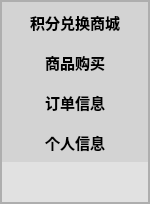
           <widget class="QFrame" name="frame_8">
            <property name="minimumSize">
             <size>
              <width>150</width>
              <height>0</height>
             </size>
            </property>
            <property name="maximumSize">
             <size>
              <width>150</width>
              <height>16777215</height>
             </size>
            </property>
            <property name="styleSheet">
             <string notr="true">color: rgb(245, 245, 247);
background-color: rgb(225, 225, 225);</string>
            </property>
            <property name="frameShape">
             <enum>QFrame::StyledPanel</enum>
            </property>
            <property name="frameShadow">
             <enum>QFrame::Raised</enum>
            </property>
            <layout class="QVBoxLayout" name="verticalLayout_4">
             <property name="spacing">
              <number>0</number>
             </property>
             <property name="leftMargin">
              <number>0</number>
             </property>
             <property name="topMargin">
              <number>0</number>
             </property>
             <property name="rightMargin">
              <number>0</number>
             </property>
             <property name="bottomMargin">
              <number>0</number>
             </property>
             <item>
              <widget class="QFrame" name="frame_10">
               <property name="minimumSize">
                <size>
                 <width>100</width>
                 <height>200</height>
                </size>
               </property>
               <property name="styleSheet">
                <string notr="true">QPushButton {
        background-color: lightgray;
    }
    QPushButton:pressed {
        background-color: darkgray;
    }</string>
               </property>
               <property name="frameShape">
                <enum>QFrame::StyledPanel</enum>
               </property>
               <property name="frameShadow">
                <enum>QFrame::Raised</enum>
               </property>
               <layout class="QVBoxLayout" name="verticalLayout_7">
                <property name="spacing">
                 <number>0</number>
                </property>
                <property name="leftMargin">
                 <number>0</number>
                </property>
                <property name="topMargin">
                 <number>0</number>
                </property>
                <property name="rightMargin">
                 <number>0</number>
                </property>
                <property name="bottomMargin">
                 <number>0</number>
                </property>
                <item>
                 <widget class="QPushButton" name="button_swappig">
                  <property name="minimumSize">
                   <size>
                    <width>0</width>
                    <height>40</height>
                   </size>
                  </property>
                  <property name="font">
                   <font>
                    <pointsize>11</pointsize>
                    <weight>75</weight>
                    <bold>true</bold>
                   </font>
                  </property>
                  <property name="styleSheet">
                   <string notr="true">border:none;
color: rgb(0, 0, 0);</string>
                  </property>
                  <property name="text">
                   <string>积分兑换商城</string>
                  </property>
                 </widget>
                </item>
                <item>
                 <widget class="QPushButton" name="button_shopping">
                  <property name="minimumSize">
                   <size>
                    <width>0</width>
                    <height>40</height>
                   </size>
                  </property>
                  <property name="font">
                   <font>
                    <pointsize>11</pointsize>
                    <weight>75</weight>
                    <bold>true</bold>
                   </font>
                  </property>
                  <property name="styleSheet">
                   <string notr="true">border:none;
color: rgb(0, 0, 0);</string>
                  </property>
                  <property name="text">
                   <string>商品购买</string>
                  </property>
                  <property name="icon">
                   <iconset>
                    <normaloff>../icon/购物车.png</normaloff>../icon/购物车.png</iconset>
                  </property>
                  <property name="iconSize">
                   <size>
                    <width>16</width>
                    <height>16</height>
                   </size>
                  </property>
                 </widget>
                </item>
                <item>
                 <widget class="QPushButton" name="button_dingdan">
                  <property name="minimumSize">
                   <size>
                    <width>0</width>
                    <height>40</height>
                   </size>
                  </property>
                  <property name="font">
                   <font>
                    <pointsize>11</pointsize>
                    <weight>75</weight>
                    <bold>true</bold>
                   </font>
                  </property>
                  <property name="styleSheet">
                   <string notr="true">border:none;
color: rgb(0, 0, 0);</string>
                  </property>
                  <property name="text">
                   <string>订单信息</string>
                  </property>
                  <property name="icon">
                   <iconset>
                    <normaloff>../icon/3.1订单.png</normaloff>../icon/3.1订单.png</iconset>
                  </property>
                 </widget>
                </item>
                <item>
                 <widget class="QPushButton" name="button_mine">
                  <property name="sizePolicy">
                   <sizepolicy hsizetype="Minimum" vsizetype="Fixed">
                    <horstretch>0</horstretch>
                    <verstretch>0</verstretch>
                   </sizepolicy>
                  </property>
                  <property name="minimumSize">
                   <size>
                    <width>0</width>
                    <height>40</height>
                   </size>
                  </property>
                  <property name="font">
                   <font>
                    <pointsize>11</pointsize>
                    <weight>75</weight>
                    <bold>true</bold>
                   </font>
                  </property>
                  <property name="styleSheet">
                   <string notr="true">border:none;
color: rgb(0, 0, 0);</string>
                  </property>
                  <property name="text">
                   <string>个人信息</string>
                  </property>
                  <property name="icon">
                   <iconset>
                    <normaloff>:/icon/icon/user-ring-block.png</normaloff>:/icon/icon/user-ring-block.png</iconset>
                  </property>
                  <property name="iconSize">
                   <size>
                    <width>20</width>
                    <height>20</height>
                   </size>
                  </property>
                 </widget>
                </item>
                <item>
                 <spacer name="verticalSpacer_2">
                  <property name="orientation">
                   <enum>Qt::Vertical</enum>
                  </property>
                  <property name="sizeHint" stdset="0">
                   <size>
                    <width>20</width>
                    <height>40</height>
                   </size>
                  </property>
                 </spacer>
                </item>
               </layout>
              </widget>
             </item>
            </layout>
           </widget>
